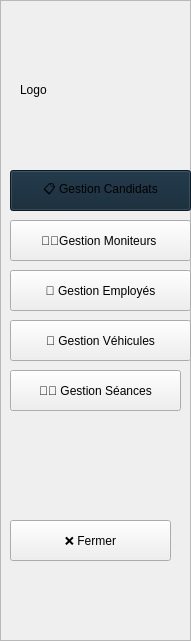
     <widget class="QFrame" name="barre_nav_2">
      <property name="geometry">
       <rect>
        <x>0</x>
        <y>20</y>
        <width>191</width>
        <height>641</height>
       </rect>
      </property>
      <property name="styleSheet">
       <string notr="true">#barre_nav_2{
    background-color: #0F2434;
    border-radius: 8px;
    padding: 5px;
}

#candidat_btn,
#vehicule_btn,
#moniteur_btn,
#seance_btn,
#emp_btn,
#fermer_btn {
    color: #FBFAF5;
    background-color: transparent;
    border: none;
    padding: 8px 15px;
    font-weight: bold;
}

#candidat_btn:hover,
#vehicule_btn:hover,
#moniteur_btn:hover,
#seance_btn:hover,
#emp_btn:hover,
#fermer_btn:hover {
    color: #1D9E3A;
}
</string>
      </property>
      <property name="frameShape">
       <enum>QFrame::Shape::StyledPanel</enum>
      </property>
      <property name="frameShadow">
       <enum>QFrame::Shadow::Raised</enum>
      </property>
      <widget class="QPushButton" name="candidat_btn_2">
       <property name="geometry">
        <rect>
         <x>10</x>
         <y>170</y>
         <width>181</width>
         <height>41</height>
        </rect>
       </property>
       <property name="styleSheet">
        <string notr="true">  background-color: #0F2434;</string>
       </property>
       <property name="text">
        <string>📋 Gestion Candidats</string>
       </property>
      </widget>
      <widget class="QPushButton" name="vehicule_btn_2">
       <property name="geometry">
        <rect>
         <x>10</x>
         <y>220</y>
         <width>181</width>
         <height>41</height>
        </rect>
       </property>
       <property name="text">
        <string>🧑‍💼Gestion Moniteurs </string>
       </property>
      </widget>
      <widget class="QPushButton" name="moniteur_btn_2">
       <property name="geometry">
        <rect>
         <x>10</x>
         <y>270</y>
         <width>181</width>
         <height>41</height>
        </rect>
       </property>
       <property name="text">
        <string>💼 Gestion Employés</string>
       </property>
      </widget>
      <widget class="QPushButton" name="seance_btn_2">
       <property name="geometry">
        <rect>
         <x>10</x>
         <y>320</y>
         <width>181</width>
         <height>41</height>
        </rect>
       </property>
       <property name="text">
        <string>🚗 Gestion Véhicules</string>
       </property>
      </widget>
      <widget class="QPushButton" name="emp_btn_2">
       <property name="geometry">
        <rect>
         <x>10</x>
         <y>370</y>
         <width>171</width>
         <height>41</height>
        </rect>
       </property>
       <property name="text">
        <string>🧑‍🏫 Gestion Séances</string>
       </property>
      </widget>
      <widget class="QPushButton" name="fermer_btn_2">
       <property name="geometry">
        <rect>
         <x>10</x>
         <y>520</y>
         <width>161</width>
         <height>41</height>
        </rect>
       </property>
       <property name="text">
        <string>❌ Fermer</string>
       </property>
      </widget>
      <widget class="QLabel" name="img_2">
       <property name="geometry">
        <rect>
         <x>20</x>
         <y>80</y>
         <width>141</width>
         <height>20</height>
        </rect>
       </property>
       <property name="text">
        <string>Logo</string>
       </property>
      </widget>
     </widget>
